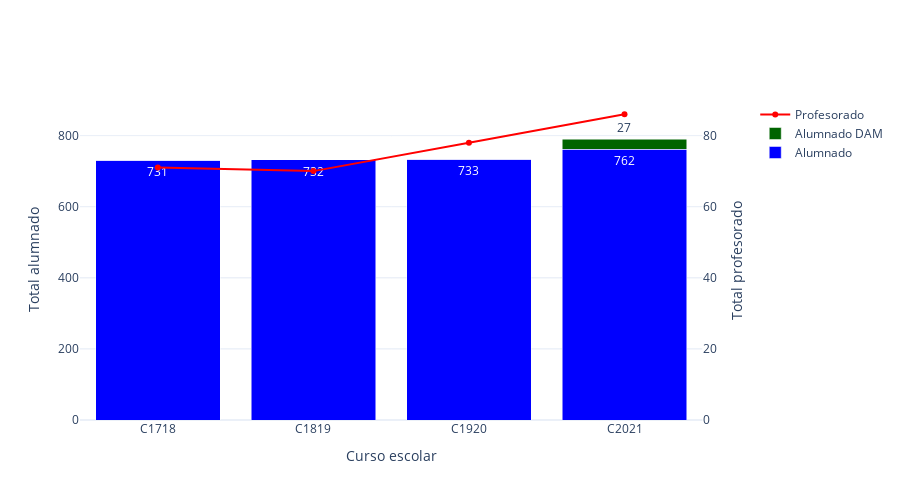

Notebook cell for this chart:
### Markdown cell above
## Evolución del número total de alumnado y profesorado

### Code cell
years_aux    = ['C1718'] + list(years)       # Vamos a añadir un año extra a la comparativa
students     = [    731] + list(df.query(f'evaluación == "{labels[-1][1]}"').groupby('curso').agg({'ratio': 'sum'})['ratio'].values)             
students_dam = (      0,   0,   0,  27)      # Estudiantes a resaltar en cada curso (se restan al global)
teachers     = (     71,  70,  78,  86)      # Valores de profesorado extraídos de Tifón: 2011/12:70, 2012/13:68, 2013/14:68, 2015/16:70, 2016/17:69, 2017/18:71, 2018/19:70, 2019/20:78, 2020/21:86
myplotly.total_students_teachers_evolution(students, teachers, years_aux, students_diff=(students_dam, 'Alumnado DAM'))

### Figure 1 — Plotly figure (JSON) as saved in the notebook; plotly's stock layout.template omitted (floating-point values rounded to 4 significant figures)
{"data": [{"hoverinfo": "name+text", "marker": {"color": "blue"}, "name": "Alumnado", "text": [731, 732, 733, 762], "type": "bar", "x": ["C1718", "C1819", "C1920", "C2021"], "xaxis": "x", "y": [731, 732, 733, 762], "yaxis": "y"}, {"hoverinfo": "name+text", "marker": {"color": "darkgreen"}, "name": "Alumnado DAM", "text": ["0", "0", "0", "27"], "type": "bar", "x": ["C1718", "C1819", "C1920", "C2021"], "xaxis": "x", "y": [0, 0, 0, 27], "yaxis": "y"}, {"hoverinfo": "name+text", "marker": {"color": "red"}, "name": "Profesorado", "text": ["71", "70", "78", "86"], "type": "scatter", "x": ["C1718", "C1819", "C1920", "C2021"], "xaxis": "x", "y": [71, 70, 78, 86], "yaxis": "y2"}], "layout": {"barmode": "stack", "height": 500, "width": 900, "xaxis": {"anchor": "y", "domain": [0, 0.94], "title": {"text": "Curso escolar"}}, "yaxis": {"anchor": "x", "domain": [0, 1], "range": [0, 900], "side": "left", "title": {"text": "Total alumnado"}}, "yaxis2": {"anchor": "x", "overlaying": "y", "range": [0, 90], "side": "right", "title": {"text": "Total profesorado"}}}}
